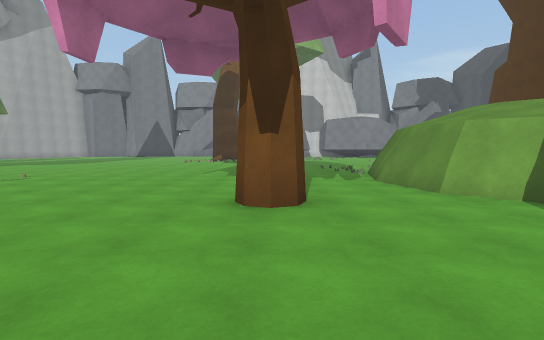
[1] (above)

24 first-person views from a walk through a Unity game level. The camera is 1.5 m above the floor, tilts 4° down and sees 80° across. The floor is counted in squares, 2 m on a side. Each view is taken from the middle of a square. On the plan, view 1 faces up. The plan holds only what a view shows up to about 11 squares ahead; the rest is blank. The place goes on beyond the plan. The player character is not drawn. Surface patterns are stand-ins for the level's own textures.

[2]
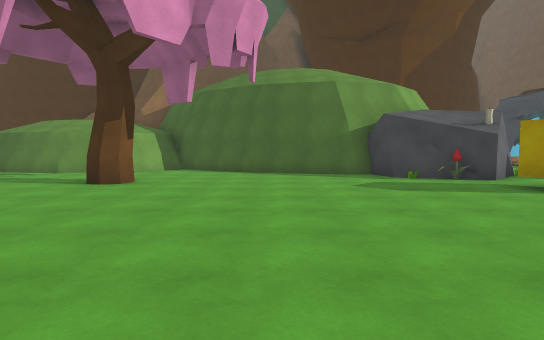

[3]
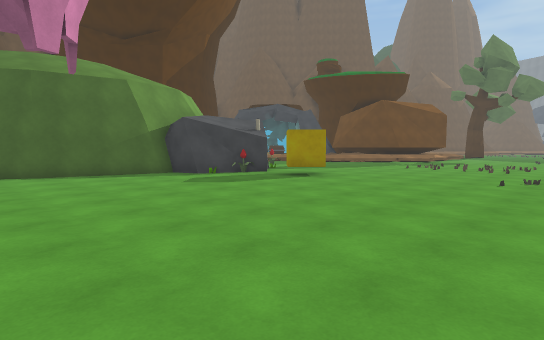

[4]
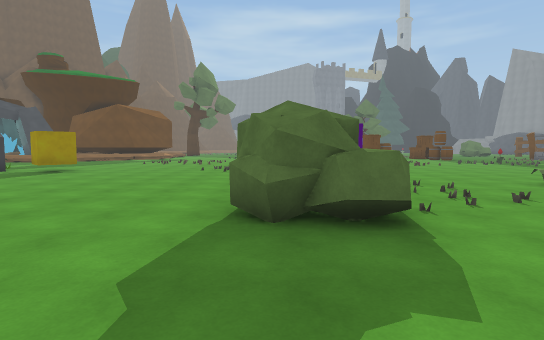

[5]
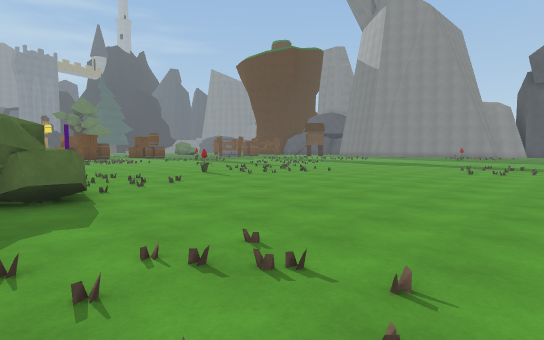

[6]
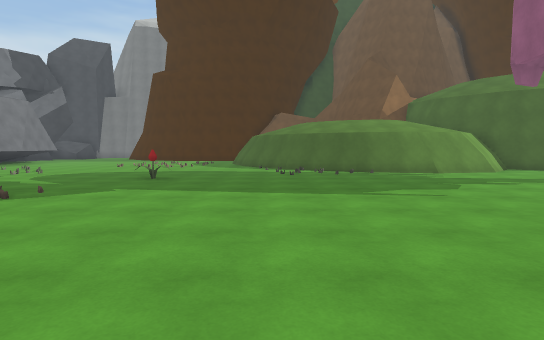

[7]
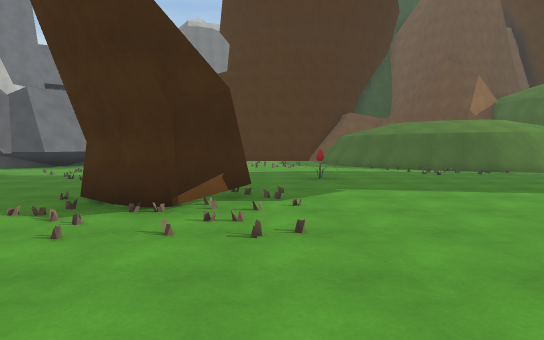

[8]
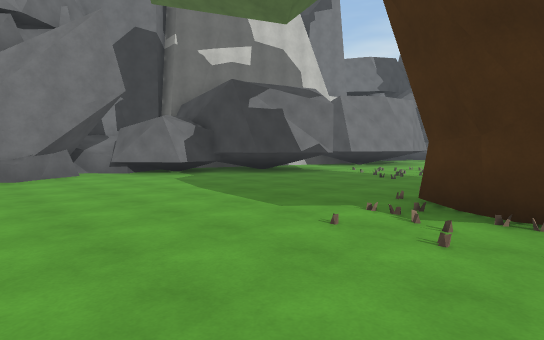

[9]
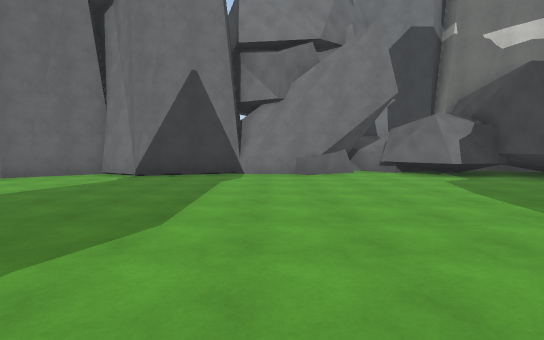

[10]
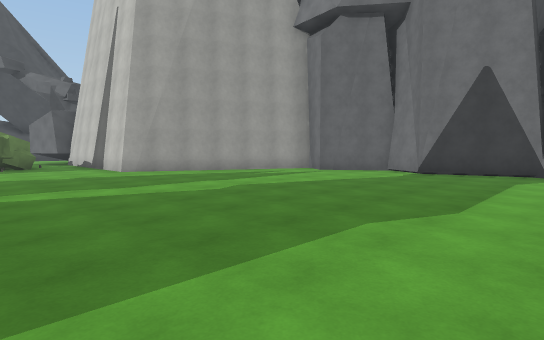

[11]
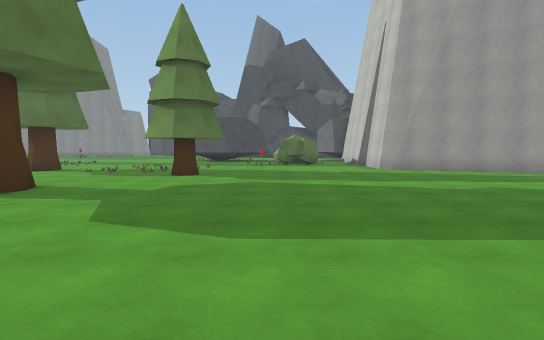

[12]
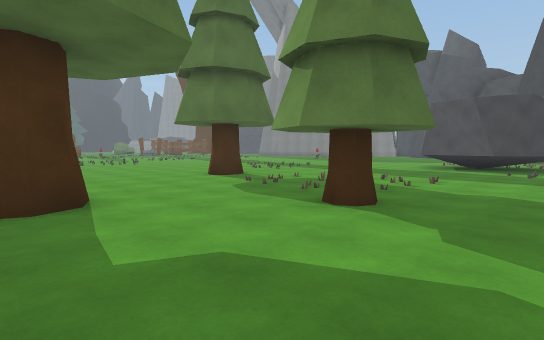

[13]
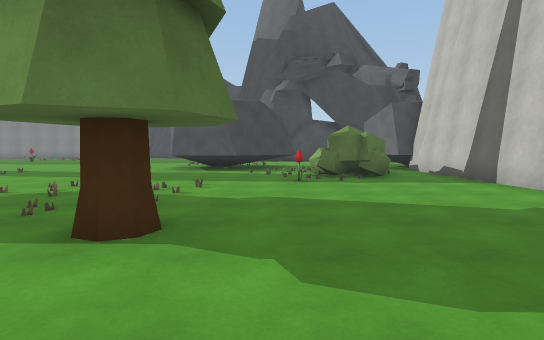

[14]
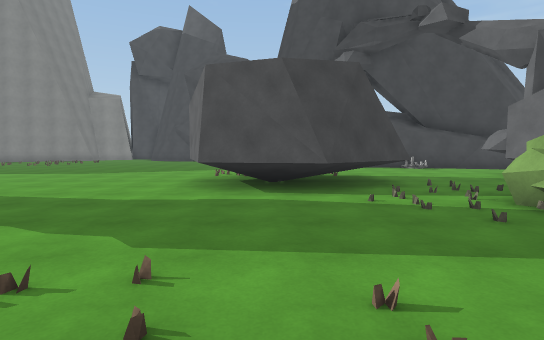

[15]
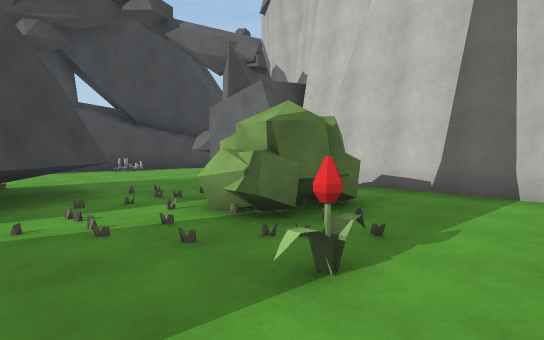

[16]
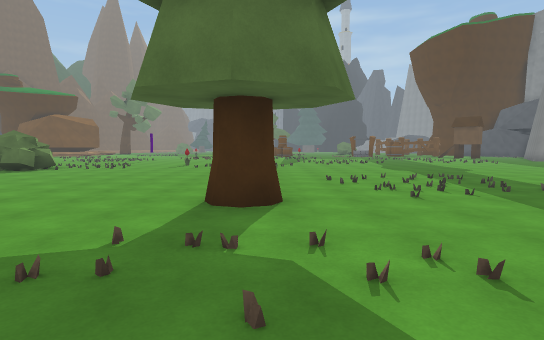

[17]
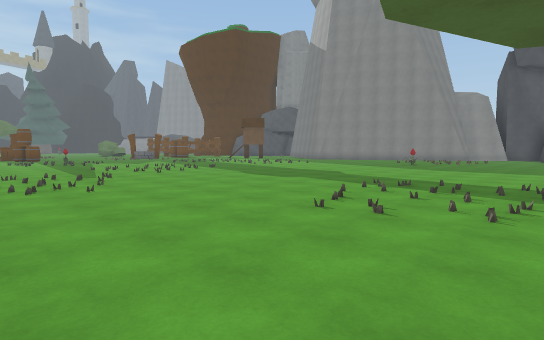

[18]
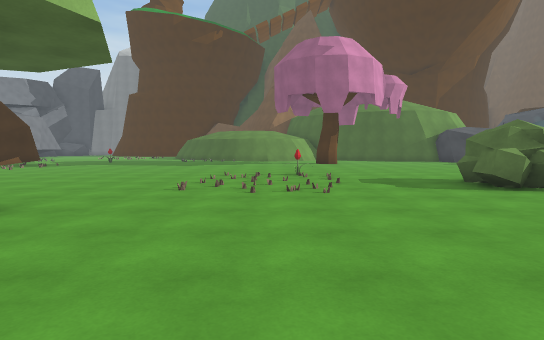

[19]
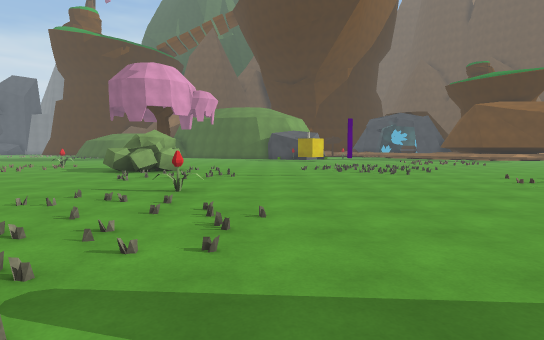

[20]
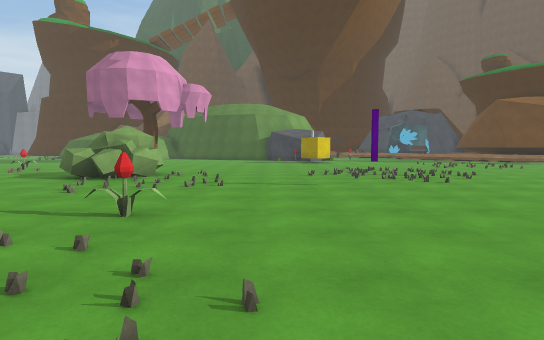

[21]
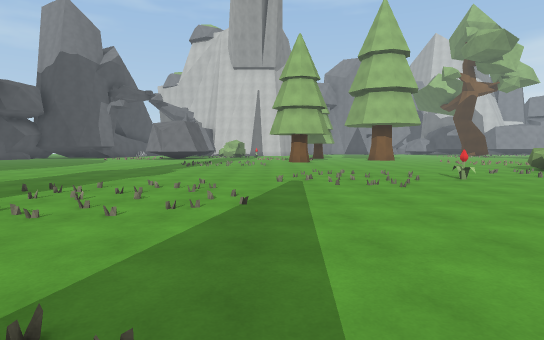

[22]
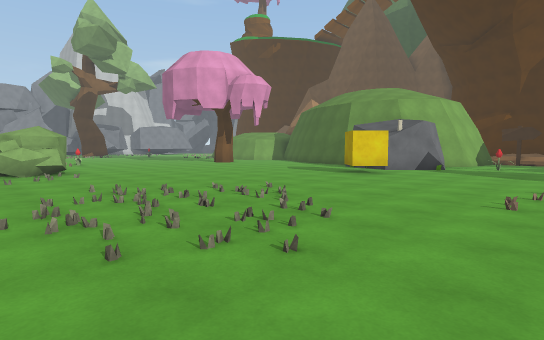

[23]
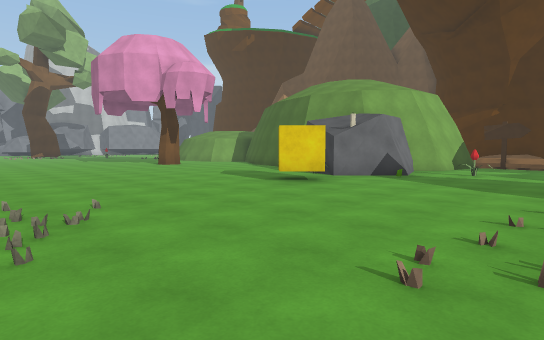

[24]
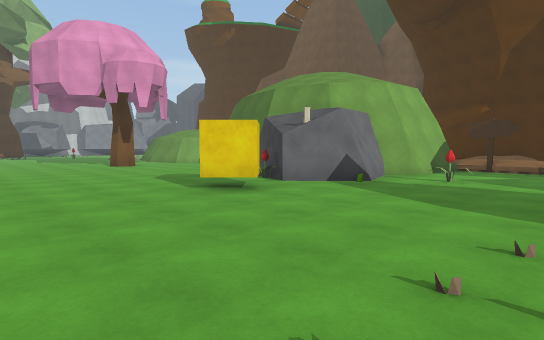

### Floor plan
Points are (right, up) in squares from view 1. A wall is a line through its corners. A room is listed if a view was taken in it or the views show most of it. See-through windows are left out.
Room 1 (views 1, 2, 3, 4, 5, 6, 7, 8, 9, 10, 11, 12, 13, 14, 15, 16, 17, 18, 19, 20, 21, 22, 23, 24)
walls: (-22.6, 11.7) (-24.4, 11.2); (-22.3, 13.9) (-22.6, 11.7); (-23.7, 15.9) (-22.3, 13.9) (-22.4, 13.4); (-2.2, 16.3) (-3.2, 17.2) (-2.6, 18.5); (-2.9, 17.9) (-2.5, 18.6); (3.4, 9.7) (4.1, 10.8); (-15.2, 23.7) (-17.2, 19.8) (-22.9, 19.7) (-22.9, 19.2) (-24.8, 18.6); (2.4, 0) (2.7, 1.6) (4.2, 4.1) (2.9, 5.4) (2.6, 7.2) (3, 9.5) (4.1, 11.2); (1, -3) (1.4, -2); (4.1, 4.6) (3.2, 5.5) (2.8, 7.2) (3.3, 9.4); (2.1, -1.4) (2.3, -0.4); (0.5, -3.8) (1.1, -2.1) (2.2, -1.8); (-26.1, 19.1) (-26.6, 19.2); (0.9, -4.5) (0.3, -4.1) (1.1, -2.9); (-29.2, 17.9) (-29.2, 17.4); (-28.7, 19) (-29.1, 17.4); (-7.4, 26.1) (-7.9, 26.5); (-7.8, 26.3) (-10.5, 25.4) (-11.7, 26.1) (-13.6, 24.8); (3.5, -4.8) (1.6, -5.4) (0.3, -4); (-4.6, 26.6) (-5.5, 26.1); (-3.4, 26.1) (-3.6, 26.8); (1.5, 22.8) (-0.7, 23.9) (-1.3, 25.4); (-4.5, 26.7) (-5.3, 26) (-7.9, 26.1); (-4.5, 26.8) (-6, 25.7); (-3.4, 26.5) (-4.2, 27.5); (-0.9, 25.3) (-1.8, 25.4); (-0.9, 25.4) (-2.5, 25.2) (-3.8, 26.6); (5.4, -5.4) (4.2, -5.2) (3.6, -4.6); (5.5, -5.7) (4, -5.4) (3.4, -4.8) (2.5, -4.9) (1.4, -5.2)
low walls: (-29, 17.5) (-29, 16.9); (-6, 25.7) (-6.3, 26.1)
objects: bones (-28, 18); bush (-22, 16) to (-20, 18); flower (-19, 16); tree (-17, 8) to (-16, 9); tree (-15, 14); flower (-14, 0); tree (-12, 11); bush (-9, 1) to (-8, 3); other object (-6, 6); yellow cube (-2, -5) to (-1, -4); other object (-2, 17); flower (0, -3); tree (0, 5); flower (1, 15); flower (3, -7)

Positions as (right, up) in squares from view 1, and headings:
1: (0, 0), facing up
2: (-7, 1), facing right
3: (-7, 3), facing down-right
4: (-8, 6), facing down
5: (-8, 8), facing down-left
6: (-7, 12), facing right
7: (-7, 16), facing right
8: (-7, 17), facing up-right
9: (-7, 17), facing up
10: (-7, 16), facing up-left
11: (-6, 16), facing left
12: (-11, 16), facing down-left
13: (-12, 15), facing left
14: (-17, 13), facing left
15: (-18, 14), facing up-left
16: (-17, 13), facing down
17: (-15, 8), facing down-left
18: (-15, 7), facing right
19: (-19, -2), facing right
20: (-17, -2), facing right
21: (-18, -8), facing up
22: (-10, -9), facing up-right
23: (-7, -9), facing up-right
24: (-5, -9), facing up-right
